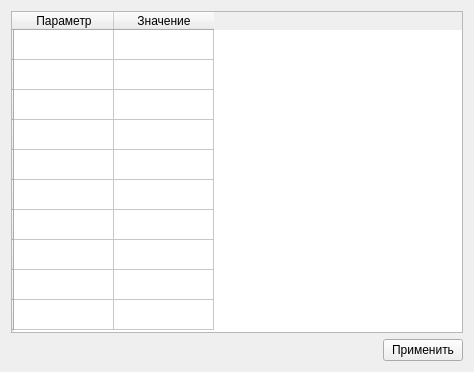
<?xml version="1.0" encoding="UTF-8"?>
<ui version="4.0">
 <class>SettingWidget</class>
 <widget class="QWidget" name="SettingWidget">
  <property name="geometry">
   <rect>
    <x>0</x>
    <y>0</y>
    <width>474</width>
    <height>372</height>
   </rect>
  </property>
  <property name="windowTitle">
   <string>Настройки сессии</string>
  </property>
  <layout class="QGridLayout" name="gridLayout">
   <item row="1" column="1">
    <widget class="QPushButton" name="acceptButton">
     <property name="text">
      <string>Применить</string>
     </property>
    </widget>
   </item>
   <item row="0" column="0" colspan="2">
    <widget class="QTableWidget" name="parametersWidget">
     <row>
      <property name="text">
       <string/>
      </property>
     </row>
     <row>
      <property name="text">
       <string/>
      </property>
     </row>
     <row>
      <property name="text">
       <string/>
      </property>
     </row>
     <row>
      <property name="text">
       <string/>
      </property>
     </row>
     <row>
      <property name="text">
       <string/>
      </property>
     </row>
     <row>
      <property name="text">
       <string/>
      </property>
     </row>
     <row>
      <property name="text">
       <string/>
      </property>
     </row>
     <row>
      <property name="text">
       <string/>
      </property>
     </row>
     <row>
      <property name="text">
       <string/>
      </property>
     </row>
     <row>
      <property name="text">
       <string/>
      </property>
     </row>
     <column>
      <property name="text">
       <string>Параметр</string>
      </property>
     </column>
     <column>
      <property name="text">
       <string>Значение</string>
      </property>
     </column>
    </widget>
   </item>
   <item row="1" column="0">
    <spacer name="horizontalSpacer">
     <property name="orientation">
      <enum>Qt::Horizontal</enum>
     </property>
     <property name="sizeHint" stdset="0">
      <size>
       <width>40</width>
       <height>20</height>
      </size>
     </property>
    </spacer>
   </item>
  </layout>
 </widget>
 <resources/>
 <connections/>
</ui>
